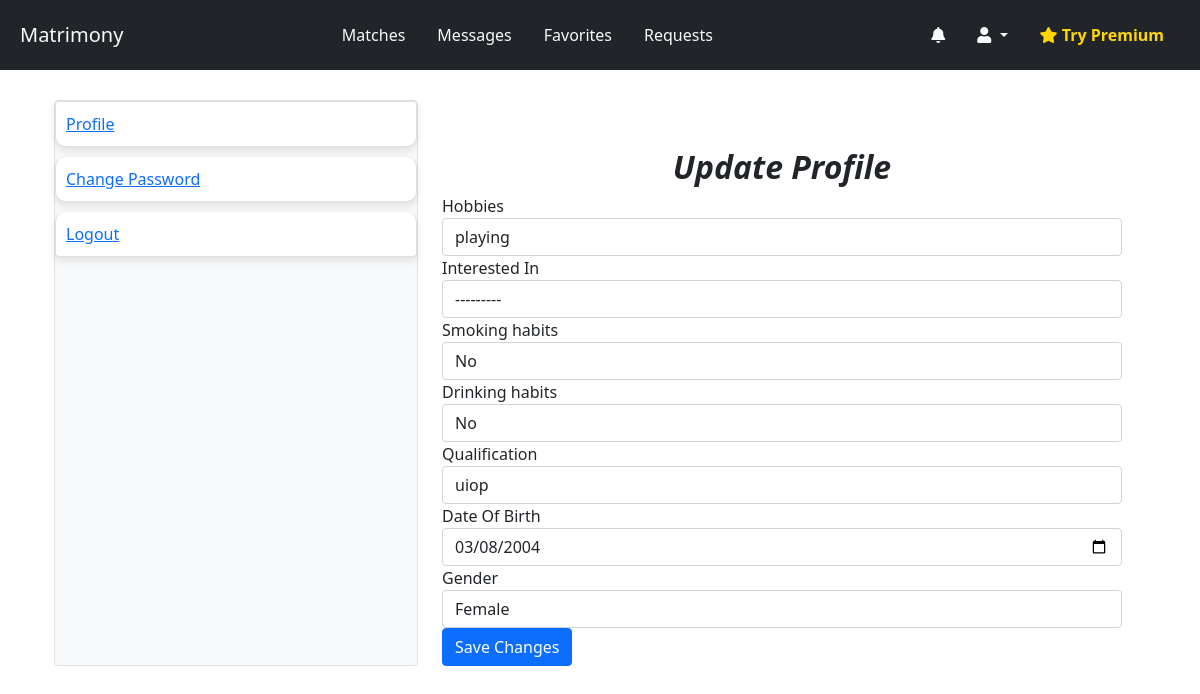
/accounts/additional_edit/ (signed in), run on the app's committed database.
### accounts/models.py (models this page shows, shortened)
class User(AbstractUser):
    GENDER_CHOICES = (('Male','Male'),('Female','Female'),('Other','Other'),)
    INTEREST_CHOICES = (('Male','Male'),('Female','Female'),('Other','Other'),)
    EXPERTISE_CHOICES = (('Beginner','Beginner'),('Intermediate','Intermediate'),('Expert','Expert'),)
    JOB_STATUS_CHOICES = (('Employee','Employee'),('Employer','Employer'),('JobSeeker','JobSeeker'),)
    phone_number =models.CharField(
        max_length=15,
        blank=True,
        verbose_name='Phone Number'
    )
    profile_photo = models.ImageField(
        upload_to='profile_photos/',
        blank=True,
        verbose_name='Profile photo'
    )
    date_of_birth = models.DateField(
        null=True,
        blank=True,
        verbose_name='Date Of Birth'
    )
    gender =models.CharField(
        max_length= 6,
        choices=GENDER_CHOICES,
        blank=True,
        verbose_name='Gender',
        default='Male'
    )
    friend = models.ManyToManyField('self', blank=True)
    hobbies = models.ForeignKey(Hobby,related_name='users',blank=True,null=True,on_delete=models.CASCADE)
    interest =models.CharField(max_length=6,choices=INTEREST_CHOICES,verbose_name='Interested In',blank=True,null=True,default='Male')
    smoking_habits = models.CharField(max_length=50, choices=[('yes', 'Yes'), ('no', 'No')], default='no',blank=True,null=True)
    drinking_habits = models.CharField(max_length=50, choices=[('yes', 'Yes'), ('no', 'No')], default='no',blank=True,null=True)
    qualification = models.CharField(max_length=255,blank=True,null=True)
    job_status = models.CharField(max_length=100,blank=True,verbose_name='Job Status',choices=JOB_STATUS_CHOICES)
    company_name = models.CharField(max_length=255, blank=True, null=True,verbose_name='Company Name')
    designation = models.CharField(max_length=100,blank=True,null=True,verbose_name='Designation')
    company_location = models.CharField(max_length=200,blank=True,null=True,verbose_name='Company Location')
    job_title = models.CharField(max_length=255, blank=True, null=True,verbose_name='Job Title')
    expertise_level = models.CharField(max_length=100,
        blank=True,
        verbose_name='Expertise Level',
        choices=EXPERTISE_CHOICES)
    about = models.TextField(max_length=1000,blank=True,null=True)
    facebook = models.URLField(max_length=100,blank=True,null=True)
    instagram = models.URLField(max_length=100,blank=True,null=True)
    snapchat = models.URLField(max_length=100,blank=True,null=True)
    groups = models.ManyToManyField(
        'auth.Group',
        related_name='custom_user_set',  # Change this to a unique name
        blank=True,
        help_text='The groups this user belongs to. A user will get all permissions granted to each of their groups.',
        related_query_name='custom_user',
    )
    user_permissions = models.ManyToManyField(
        'auth.Permission',
        related_name='custom_user_set',  # Change this to a unique name
        blank=True,
        help_text='Specific permissions for this user.',
        related_query_name='custom_user',
    )

### accounts/views.py (the view, shortened to what this page needs)
# urls.py: path('additional_edit/',AdditionalUpdateView.as_view(),name ='additional_edit'),
class AdditionalUpdateView(LoginRequiredMixin, UpdateView):
    model = User
    form_class = UserUpdateForm
    template_name = 'registration/additional_update.html'
    success_url = reverse_lazy('accounts:profile')
    def get_object(self):
        return self.request.user

### accounts/forms.py
class UserUpdateForm(UserProfileForm):
    profile_photo = None

### accounts/models.py (called while the page is built)
    def __str__(self):
        return self.name

### accounts/templates/registration/additional_update.html (shortened to what this page needs)
{% extends 'registration/shared/accounts_base.html' %}
{% block accounts_content %}
<div class="container mt-5">
    <h2>Update Profile</h2>
    <form method="post">
        <div class="form-group">
            {% include 'components/form_field.html' with field=form.hobbies %}
        </div>
        <div class="form-group">
            {% include 'components/form_field.html' with field=form.interest %}
        </div>
        <div class="form-group">
            {% include 'components/form_field.html' with field=form.smoking_habits %}
        </div>
        <div class="form-group">
            {% include 'components/form_field.html' with field=form.drinking_habits %}
        </div>
        <div class="form-group">
            {% include 'components/form_field.html' with field=form.qualification %}
        </div>
        <div class="form-group">
            {% include 'components/form_field.html' with field=form.date_of_birth %}
        </div>
        <div class="form-group">
            {% include 'components/form_field.html' with field=form.gender %}
        </div>
        <button type="submit" class="btn btn-primary">Save Changes</button>
    </form>
</div>
{% endblock accounts_content %}

### templates/components/form_field.html (shortened to what this page needs)
<div class="form-group">
    <label for="{{ field.id_for_label }}">
        {{ field.label }}{% if field.field.required %} <span class="text-danger">*</span>{% endif %}
    </label>
    {{ field }}
</div>

### static/assets/css/usercss/request.css (style rules this page uses)
.container h2 { font-style: italic; font-weight: bold; text-align: center; }
.container { margin-top: 100px; }

### data on the page
User: hobbies "playing", interest "---------", smoking_habits "No", drinking_habits "No", qualification "uiop", date_of_birth "03/08/2004", gender "Female"

### other printed values
{{ field.label }} "Hobbies Interested In Smoking habits Drinking habits Qualification Date Of Birth Gender"
